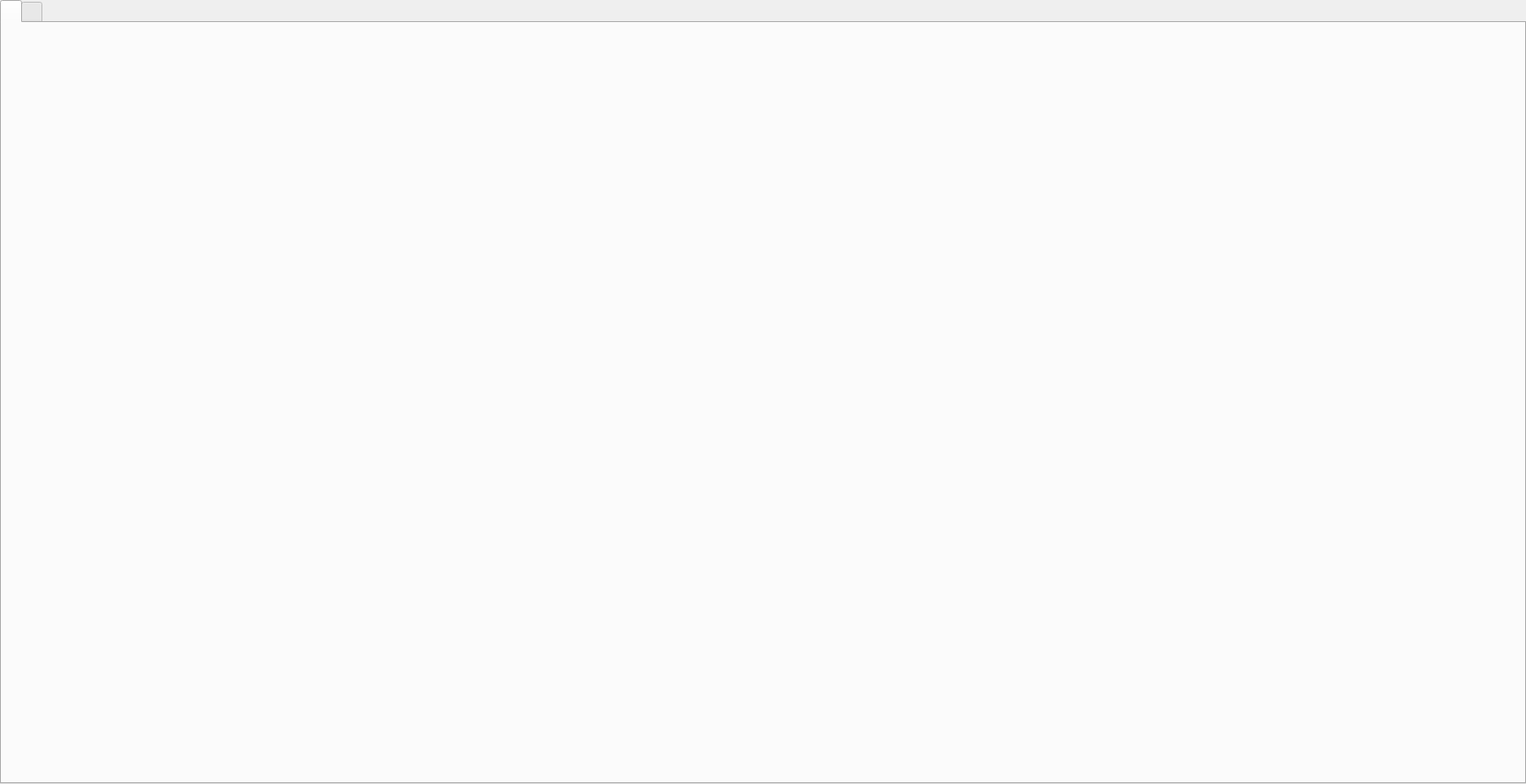
<?xml version="1.0" encoding="UTF-8"?>
<ui version="4.0">
 <class>RenhuaiTabWidget</class>
 <widget class="QTabWidget" name="RenhuaiTabWidget">
  <property name="geometry">
   <rect>
    <x>0</x>
    <y>0</y>
    <width>1730</width>
    <height>889</height>
   </rect>
  </property>
  <property name="windowTitle">
   <string>TabWidget</string>
  </property>
  <property name="styleSheet">
   <string notr="true"/>
  </property>
  <property name="tabShape">
   <enum>QTabWidget::Rounded</enum>
  </property>
  <property name="currentIndex">
   <number>0</number>
  </property>
  <property name="iconSize">
   <size>
    <width>148</width>
    <height>33</height>
   </size>
  </property>
  <property name="elideMode">
   <enum>Qt::ElideMiddle</enum>
  </property>
  <property name="usesScrollButtons">
   <bool>true</bool>
  </property>
  <property name="documentMode">
   <bool>false</bool>
  </property>
  <property name="tabBarAutoHide">
   <bool>false</bool>
  </property>
  <widget class="QWidget" name="fer_tab">
   <attribute name="icon">
    <iconset resource="src.qrc">
     <normaloff>:/image/new/ferControlTabUnselected.bmp</normaloff>
     <normalon>:/image/new/ferControlTabSelected.bmp</normalon>:/image/new/ferControlTabUnselected.bmp</iconset>
   </attribute>
   <attribute name="title">
    <string/>
   </attribute>
   <widget class="QWidget" name="horizontalLayoutWidget">
    <property name="geometry">
     <rect>
      <x>0</x>
      <y>0</y>
      <width>1721</width>
      <height>851</height>
     </rect>
    </property>
    <layout class="QHBoxLayout" name="fer_tab_horizontalLayout"/>
   </widget>
  </widget>
  <widget class="QWidget" name="tab">
   <attribute name="icon">
    <iconset resource="src.qrc">
     <normaloff>:/image/new/deoTabUnselected.bmp</normaloff>
     <normalon>:/image/new/deoTabSelected.bmp</normalon>:/image/new/deoTabUnselected.bmp</iconset>
   </attribute>
   <attribute name="title">
    <string/>
   </attribute>
   <widget class="QWidget" name="horizontalLayoutWidget_2">
    <property name="geometry">
     <rect>
      <x>0</x>
      <y>0</y>
      <width>1721</width>
      <height>851</height>
     </rect>
    </property>
    <layout class="QHBoxLayout" name="deo_tab_horizontalLayout"/>
   </widget>
  </widget>
 </widget>
 <resources>
  <include location="src.qrc"/>
 </resources>
 <connections/>
</ui>
